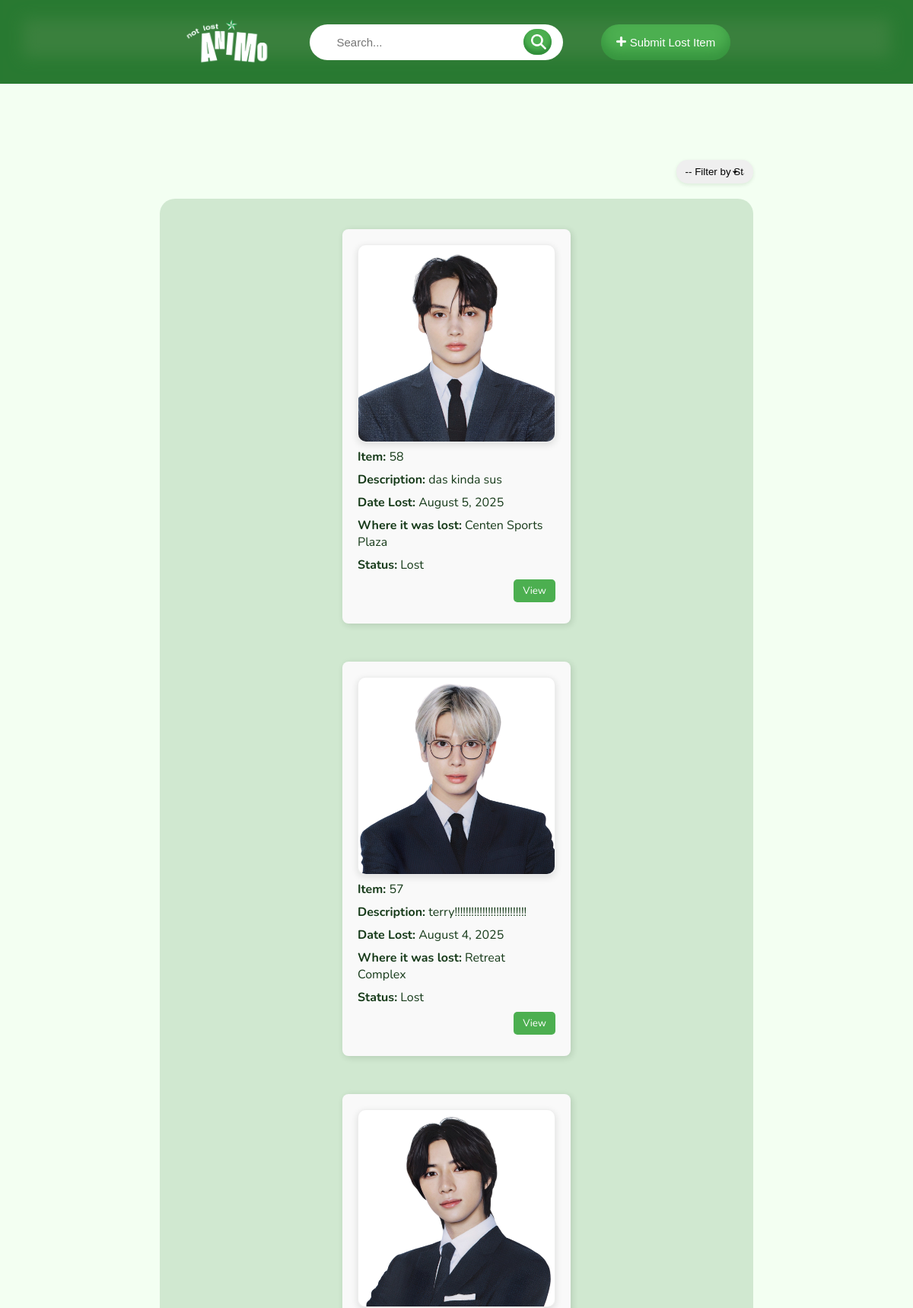
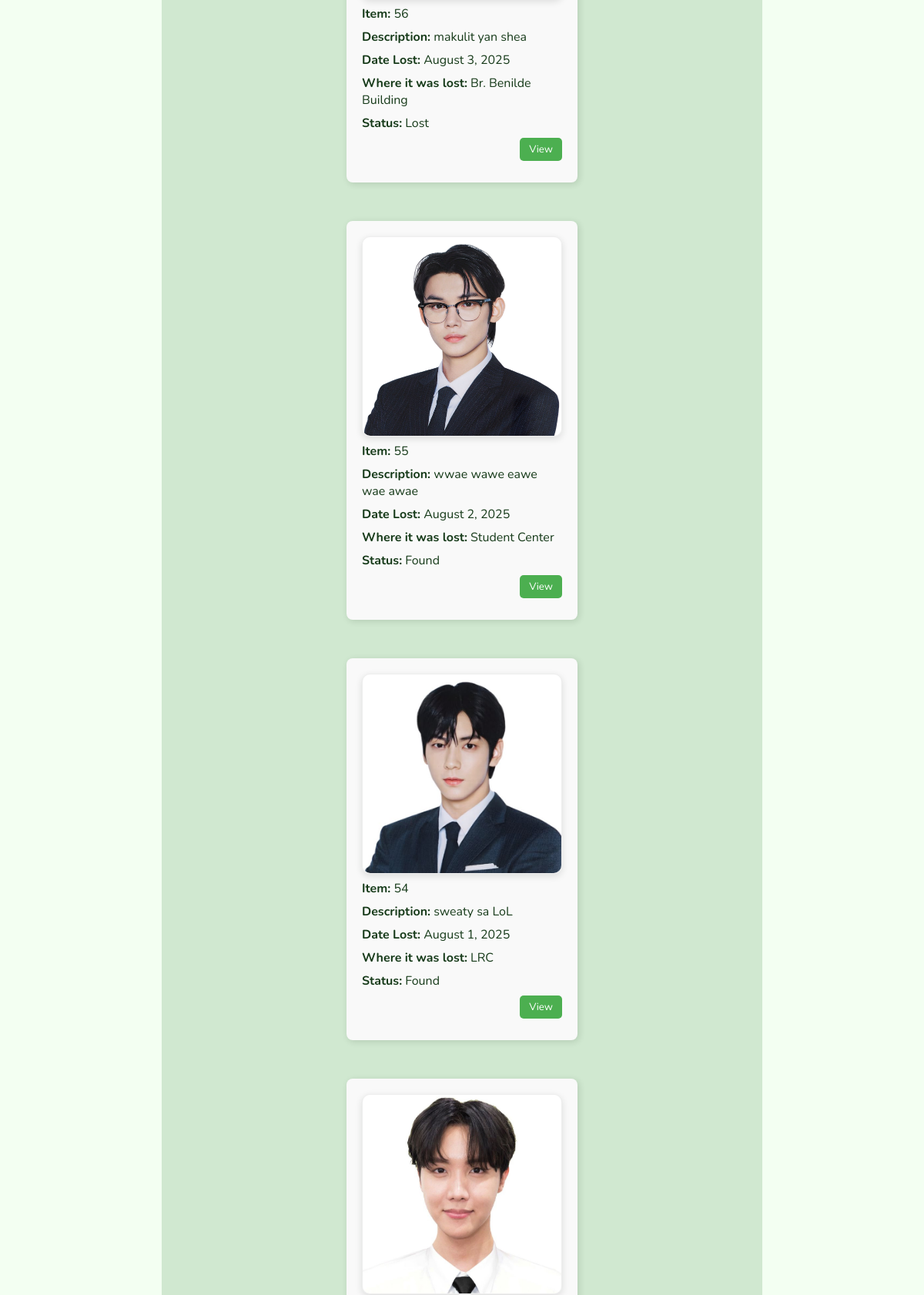
Screenshot of /public/item-main.php (upper part) with the database file from the repository (2 pictures, top to bottom).
### tables this page shows
CREATE TABLE `item_submission` (
  `item_index` int(11) NOT NULL,
  `user_submit_index` int(11) NOT NULL COMMENT 'The person who submitted the lost item',
  `image_path` varchar(255) DEFAULT NULL COMMENT 'Path to uploaded image',
  `item_name` varchar(100) NOT NULL COMMENT 'Name or title of the item',
  `description` text DEFAULT NULL COMMENT 'Description of the item',
  `lost_location` varchar(100) NOT NULL COMMENT 'Where the item was lost (e.g., library, building)',
  `lost_date` date NOT NULL COMMENT 'When the item was lost',
  `user_retrieve_index` int(11) NOT NULL,
  `retrieval_date` date DEFAULT NULL,
  `status` varchar(20) NOT NULL COMMENT 'Status of the item, e.g., Lost or Found'
);

### public/item-main.php (the view, shortened to what this page needs)
<?php require("../include/conn.php"); ?>
<!DOCTYPE html>
<html lang="en">
<head>
    <link rel="stylesheet" href="css/base.css?v=<?= time() ?>">
    <link rel="stylesheet" href="css/header.css?v=<?= time() ?>">
    <link rel="stylesheet" href="css/item-main.css?v=<?= time() ?>">
</head>
<body>
    <header>
        <img src="media/logo.png" alt="notlostanimo-logo" class="logo-img">
        <form action="" method="get" name="formadd" enctype="multipart/form-data" novalidate>
            <div class="search-wrapper">
                <input type="search" id="txtsearch" name="q" placeholder="Search..."
                value="<?= isset($_GET['q']) ? htmlspecialchars($_GET['q']) : '' ?>">
                    <button type="submit"><img src="media/search.png"></button>
            </div>
        </form>
        <button type="button" class="add-button" onclick="window.location.href='add-item.php'"><img src="media/add.png"> Submit Lost Item</button>
    </header>
<div class="content">
    <form action="" method="get" name="filterForm" enctype="multipart/form-data" class="filter" novalidate>
            <select name="status_filter" onchange="this.form.submit()">
                <option value="">-- Filter by Status --</option>
            </select>
    </form>
<div class="records-container">
        <?php
            $itemsPerPage = 25;
            $currentPage = isset($_GET['page']) ? (int)$_GET['page'] : 1;
            $offset = ($currentPage - 1) * $itemsPerPage;
            $sql = "SELECT * FROM item_submission WHERE 1=1";
            $params = [];
            $types = "";
            $sql .= " ORDER BY item_index DESC LIMIT ?, ?";
            $params[] = $offset;
            $params[] = $itemsPerPage;
            $types .= "ii";
            $stmt = $conn->prepare($sql);
            if (!empty($params)) {
                $stmt->bind_param($types, ...$params);
            }
            $stmt->execute();
            $result = $stmt->get_result();
            if ($result->num_rows > 0):
                while ($row = $result->fetch_assoc()):
                    $vitemindex = htmlspecialchars($row['item_index']);
                        $fullDescription = htmlspecialchars($row['description']);
                        $vdescription = mb_strimwidth($fullDescription, 0, 100, '...');
                        $rawDate = $row['lost_date'];
                        $vlostdate = date("F j, Y", strtotime($rawDate));
                    $vimagepath = htmlspecialchars($row['image_path']);
                    $vlostlocation = htmlspecialchars($row['lost_location']);
                    $vstatus = htmlspecialchars($row['status']);
        ?>
        <div class="record-panel">
            <div class="img-container">
            <?php
                $imageFullPath = 'media/' . $vimagepath;
                if (!empty($vimagepath) && file_exists($imageFullPath)) {
                    echo "<img src='{$imageFullPath}' alt='Item Image' class='item-image'>";
                } else {
                    echo "<p><em>No image available</em></p>";
                }
            ?>
            </div>
            <div><strong>Item:</strong> <?= $vitemindex ?></div>
            <div><strong>Description:</strong> <?= $vdescription ?></div>
            <div><strong>Date Lost:</strong> <?= $vlostdate ?></div>
            <div><strong>Where it was lost:</strong> <?= $vlostlocation ?></div>
            <div><strong>Status:</strong> <?= $vstatus ?></div>
            <div class="record-buttons">
                <button class="btn" onclick="window.location.href='delete.php?vid=<?= $vitemindex ?>'">View</button>
            </div>
        </div>
        <?php endwhile; else: ?>
        <p>No items found.</p>
    <?php endif; ?>
    </div>
</div>
</body>
</html>

### public/css/base.css (style rules this page uses)
* { margin: 0; padding: 0; box-sizing: border-box; }
body { font-family: 'Nunito', sans-serif; background-color: #f3fff2; }

### public/css/header.css (style rules this page uses)
header { background-color: #3b813e; box-shadow: inset 0px -5px 20px 30px rgba(27, 115, 40, 0.552); color: white; display: flex; justify-content: center; align-items: center; padding: 25px 45px; position: relative; gap:50px; }

### public/css/item-main.css (style rules this page uses)
.add-button { font-size: 15px; padding: 15px 20px 15px 20px; border: none; background-color: #4CAF50; box-shadow: inset 0px -10px 15px 1px rgba(27, 115, 40, 0.444); color: white; cursor: pointer; border-radius: 25px; transition: ease 0.3s; }
header img { width: 13px; height: 13px; }
.logo-img { height: 60px; width: auto; }
form { width: 30%; }
.search-wrapper { gap:20px; position: relative; width: 100%; }
.search-wrapper input[type="search"] { display: flex; justify-content: space-between; width: 100%; padding: 15px 35px 15px 35px; border-radius: 25px; font-size: 15px; border: none; }
.search-wrapper button { padding: 7px 7px 7px 10px; display: flex; background-color: #4CAF50; box-shadow: inset 0px -5px 5px 1px rgba(27, 115, 40, 0.552); position: absolute; right: 15px; top: 50%; transition: ease 0.3s; transform: translateY(-50%); border: none; border-radius: 20px; cursor: pointer; font-size: 18px; }
.search-wrapper img { width: 20px; height: 20px; }
.content { display: flex; flex-direction: column; align-items: center; margin: 100px auto; }
.filter { margin-bottom: 20px; width: 65%; display: flex; justify-content: flex-end; }
.filter select { width: 13%; appearance: none; background-repeat: no-repeat; background-position: right 16px center; background-size: 16px 16px; padding: 8px 12px; border: none; border-radius: 15px; box-shadow: rgba(21, 61, 23, 0.1) 0px 2px 5px; }
.records-container { justify-content: center; padding: 40px 150px 40px 150px; position: relative; width: 65%; display: flex; flex-wrap: wrap; gap: 50px; background-color: #5b9a5f3b; border-radius: 20px; }
.record-panel { color: #163a19; border-radius: 8px; padding: 20px; width: 300px; display: flex; flex-direction: column; background-color: #f9f9f9; box-shadow: 2px 2px 8px rgba(11, 40, 14, 0.138); }
.record-panel div { margin-bottom: 8px; }
.img-container { display: flex; align-items: center; justify-content: center; width: 100%; height: auto; border-radius: 10px; box-shadow: 0 3px 10px rgba(30, 36, 31, 0.133); border: #cccccc42 1px solid; }
.img-container img { width: 100%; height: 100%; border-radius: 10px; }
.record-buttons { width: 100%; display: flex; justify-content: flex-end; margin-top: auto; margin-bottom: 10px; }
.btn { font-family: 'Nunito', sans-serif; padding: 6px 12px; border: none; background-color: #4CAF50; color: white; cursor: pointer; border-radius: 5px; transition: ease 0.3s; }

### rows the page displays
item_submission: image_path (picture), item_index "58", description "das kinda sus", lost_date "August 5, 2025", lost_location "Centen Sports Plaza", status "Lost"
item_submission: image_path (picture), item_index "57", description "terry!!!!!!!!!!!!!!!!!!!!!!!!!!", lost_date "August 4, 2025", lost_location "Retreat Complex", status "Lost"
item_submission: image_path (picture), item_index "56", description "makulit yan shea", lost_date "August 3, 2025", lost_location "Br. Benilde Building", status "Lost"
item_submission: image_path (picture), item_index "55", description "wwae wawe eawe wae awae", lost_date "August 2, 2025", lost_location "Student Center", status "Found"
item_submission: image_path (picture), item_index "54", description "sweaty sa LoL", lost_date "August 1, 2025", lost_location "LRC", status "Found"
item_submission: image_path (picture)
